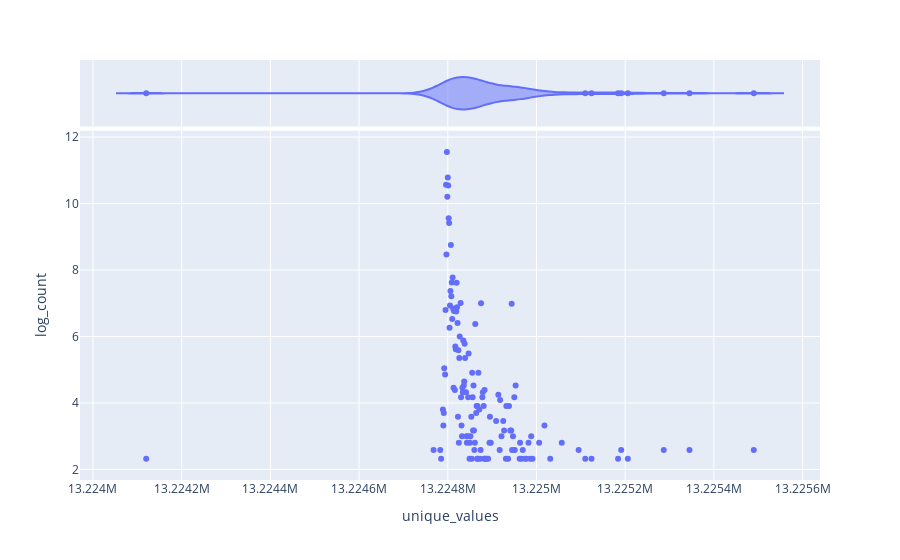

The code cell stored with this chart in its notebook:
### Code cell
df1_counts1 = df1_counts[df1_counts['log_count'] > 2]
fig = px.scatter(df1_counts1, x="unique_values", y="log_count", marginal_x="violin")
fig.show()

### Figure 1 — Plotly figure (JSON) as saved in the notebook; plotly's stock layout.template omitted (floating-point values rounded to 4 significant figures; data arrays with more than 128 entries replaced by an {"elided": "..."} marker saying what was removed)
{"data": [{"hovertemplate": "unique_values=%{x}<br>log_count=%{y}<extra></extra>", "legendgroup": "", "marker": {"color": "#636efa", "symbol": "circle"}, "mode": "markers", "name": "", "orientation": "v", "showlegend": false, "type": "scatter", "x": {"elided": "136 int values"}, "xaxis": "x", "y": {"elided": "136 float values"}, "yaxis": "y"}, {"alignmentgroup": "True", "hovertemplate": "unique_values=%{x}<extra></extra>", "legendgroup": "", "marker": {"color": "#636efa", "symbol": "circle"}, "name": "", "offsetgroup": "", "scalegroup": "x", "showlegend": false, "type": "violin", "x": {"elided": "136 int values"}, "xaxis": "x2", "yaxis": "y2"}], "layout": {"autosize": true, "legend": {"tracegroupgap": 0}, "margin": {"t": 60}, "xaxis": {"anchor": "y", "autorange": true, "domain": [0, 1], "range": [13220000.0, 13230000.0], "title": {"text": "unique_values"}, "type": "linear"}, "xaxis2": {"anchor": "y2", "autorange": true, "domain": [0, 1], "matches": "x", "range": [13220000.0, 13230000.0], "showgrid": true, "showticklabels": false, "type": "linear"}, "yaxis": {"anchor": "x", "autorange": true, "domain": [0, 0.8316], "range": [1.564, 12.31], "title": {"text": "log_count"}, "type": "linear"}, "yaxis2": {"anchor": "x2", "autorange": true, "domain": [0.8416, 1], "matches": "y2", "range": [-0.5, 0.5], "showgrid": false, "showline": false, "showticklabels": false, "ticks": "", "type": "category"}}}
